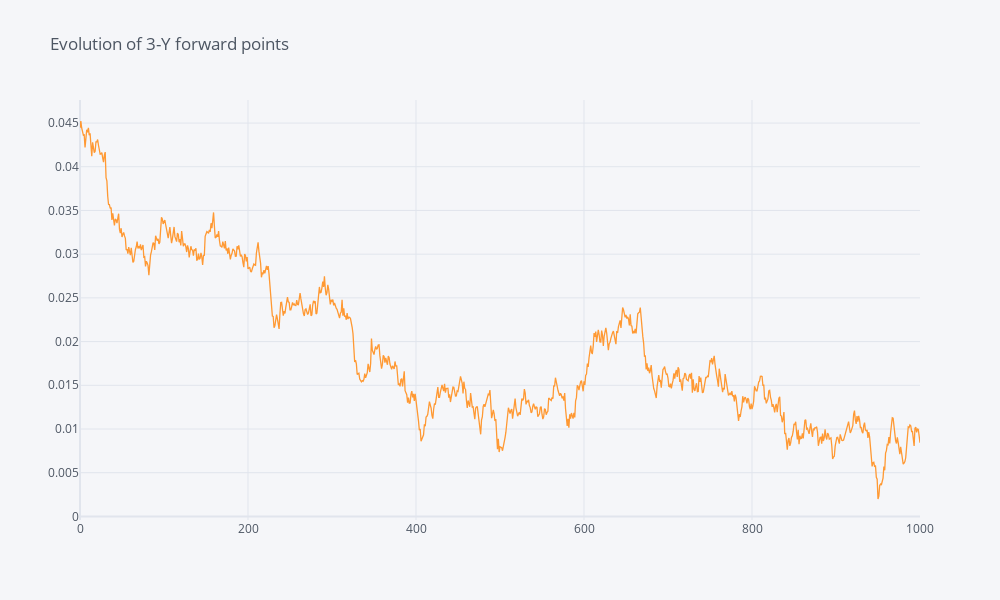

The notebook cell this image was saved under:
### Markdown cell above
On plotting the evolution of 3 month rate

### Code cell
simulated_fwd_rate_n.iloc[:, 7].iplot(title='Evolution of 3-Y forward points')

### Figure 1 — Plotly figure (JSON) as saved in the notebook; plotly's stock layout.template omitted (floating-point values rounded to 4 significant figures; data arrays with more than 128 entries replaced by an {"elided": "..."} marker saying what was removed)
{"data": [{"line": {"color": "rgba(255, 153, 51, 1.0)", "dash": "solid", "shape": "linear", "width": 1.3}, "mode": "lines", "name": "3", "text": "", "type": "scatter", "x": {"elided": "1001 int values"}, "y": {"elided": "1001 float values"}}], "layout": {"height": 600, "legend": {"bgcolor": "#F5F6F9", "font": {"color": "#4D5663"}}, "paper_bgcolor": "#F5F6F9", "plot_bgcolor": "#F5F6F9", "title": {"font": {"color": "#4D5663"}, "text": "Evolution of 3-Y forward points"}, "width": 1000, "xaxis": {"gridcolor": "#E1E5ED", "showgrid": true, "tickfont": {"color": "#4D5663"}, "title": {"font": {"color": "#4D5663"}, "text": ""}, "zerolinecolor": "#E1E5ED"}, "yaxis": {"gridcolor": "#E1E5ED", "showgrid": true, "tickfont": {"color": "#4D5663"}, "title": {"font": {"color": "#4D5663"}, "text": ""}, "zerolinecolor": "#E1E5ED"}}}
